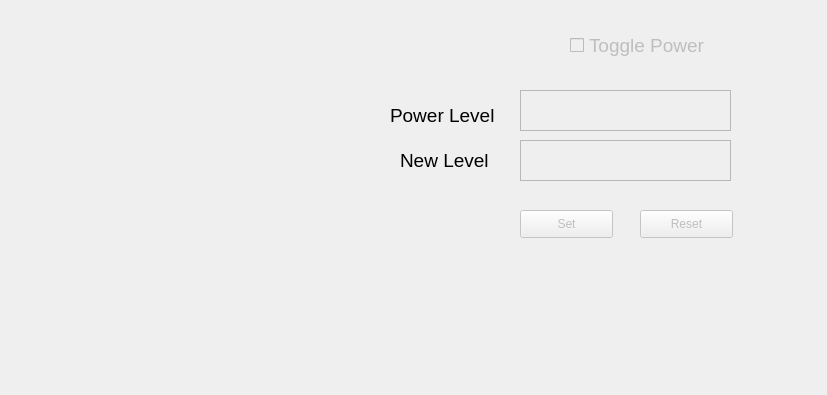
<?xml version="1.0" encoding="UTF-8"?>
<ui version="4.0">
 <class>n7714awindow</class>
 <widget class="QWidget" name="n7714awindow">
  <property name="geometry">
   <rect>
    <x>0</x>
    <y>0</y>
    <width>827</width>
    <height>395</height>
   </rect>
  </property>
  <property name="windowTitle">
   <string>Form</string>
  </property>
  <widget class="QPushButton" name="resetNewLevelBtn">
   <property name="enabled">
    <bool>false</bool>
   </property>
   <property name="geometry">
    <rect>
     <x>640</x>
     <y>210</y>
     <width>93</width>
     <height>28</height>
    </rect>
   </property>
   <property name="text">
    <string>Reset</string>
   </property>
  </widget>
  <widget class="QLabel" name="label_2">
   <property name="geometry">
    <rect>
     <x>390</x>
     <y>100</y>
     <width>121</width>
     <height>31</height>
    </rect>
   </property>
   <property name="font">
    <font>
     <pointsize>14</pointsize>
    </font>
   </property>
   <property name="text">
    <string>Power Level</string>
   </property>
  </widget>
  <widget class="QLabel" name="label_3">
   <property name="geometry">
    <rect>
     <x>400</x>
     <y>140</y>
     <width>101</width>
     <height>41</height>
    </rect>
   </property>
   <property name="font">
    <font>
     <pointsize>14</pointsize>
    </font>
   </property>
   <property name="text">
    <string>New Level</string>
   </property>
  </widget>
  <widget class="QPlainTextEdit" name="powerLevelField">
   <property name="enabled">
    <bool>false</bool>
   </property>
   <property name="geometry">
    <rect>
     <x>520</x>
     <y>90</y>
     <width>211</width>
     <height>41</height>
    </rect>
   </property>
  </widget>
  <widget class="QPlainTextEdit" name="newLevelField">
   <property name="enabled">
    <bool>false</bool>
   </property>
   <property name="geometry">
    <rect>
     <x>520</x>
     <y>140</y>
     <width>211</width>
     <height>41</height>
    </rect>
   </property>
  </widget>
  <widget class="QPushButton" name="setNewLevelBtn">
   <property name="enabled">
    <bool>false</bool>
   </property>
   <property name="geometry">
    <rect>
     <x>520</x>
     <y>210</y>
     <width>93</width>
     <height>28</height>
    </rect>
   </property>
   <property name="text">
    <string>Set</string>
   </property>
  </widget>
  <widget class="QCheckBox" name="powerToggle">
   <property name="enabled">
    <bool>false</bool>
   </property>
   <property name="geometry">
    <rect>
     <x>570</x>
     <y>30</y>
     <width>171</width>
     <height>31</height>
    </rect>
   </property>
   <property name="font">
    <font>
     <pointsize>14</pointsize>
    </font>
   </property>
   <property name="text">
    <string>Toggle Power</string>
   </property>
  </widget>
 </widget>
 <resources/>
 <connections/>
</ui>
